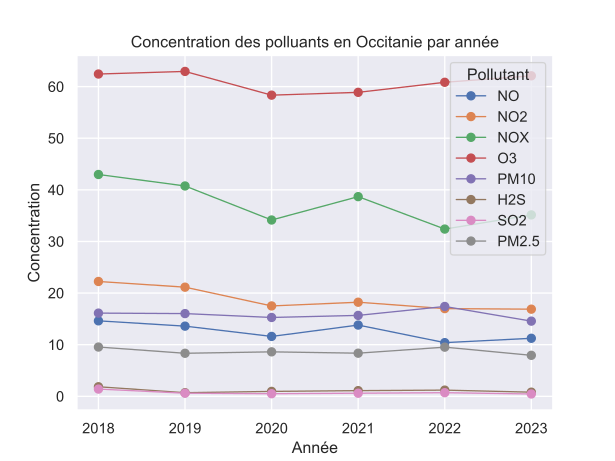

Reproduce this figure in Python.
import requests
import pandas as pd
import matplotlib.pyplot as plt
from datetime import datetime
from collections import defaultdict

# URL of the GeoJSON API for the entire Occitanie region
url = "https://services9.arcgis.com/7Sr9Ek9c1QTKmbwr/arcgis/rest/services/mesures_occitanie_annuelle_poll_princ/FeatureServer/0/query?outFields=*&where=1%3D1&f=geojson"

# Get GeoJSON data from the API
response = requests.get(url)
data = response.json()

# Extract relevant data for the Occitanie region
features = data['features']
occitanie_data = [feature['properties'] for feature in features]

# Prepare data for plotting
pollutants_per_year = defaultdict(list)

for entry in occitanie_data:
    pollutant = entry['nom_poll']
    concentration = entry['valeur']
    date_debut_timestamp = entry['date_debut']
    year = datetime.utcfromtimestamp(date_debut_timestamp / 1000).year

    pollutants_per_year[pollutant].append((year, concentration))

# Transform data for plotting (calculate average concentration per year)
for pollutant, data in pollutants_per_year.items():
    data.sort(key=lambda x: x[0])

    # Calculate average concentrations per year
    averages_per_year = defaultdict(float)
    counts_per_year = defaultdict(int)

    for year, concentration in data:
        if concentration is not None:
            averages_per_year[year] += concentration
            counts_per_year[year] += 1

    for year in averages_per_year:
        if counts_per_year[year] > 0:
            averages_per_year[year] /= counts_per_year[year]

    pollutants_per_year[pollutant] = list(averages_per_year.items())

# Plotting
for pollutant, data in pollutants_per_year.items():
    years, concentrations = zip(*data)
    plt.plot(years, concentrations, marker='o', linestyle='-', linewidth=1, label=pollutant)

plt.title('Concentration des polluants en Occitanie par année')
plt.xlabel('Année')
plt.ylabel('Concentration')
plt.legend(title='Pollutant', loc='upper right')
plt.show()
